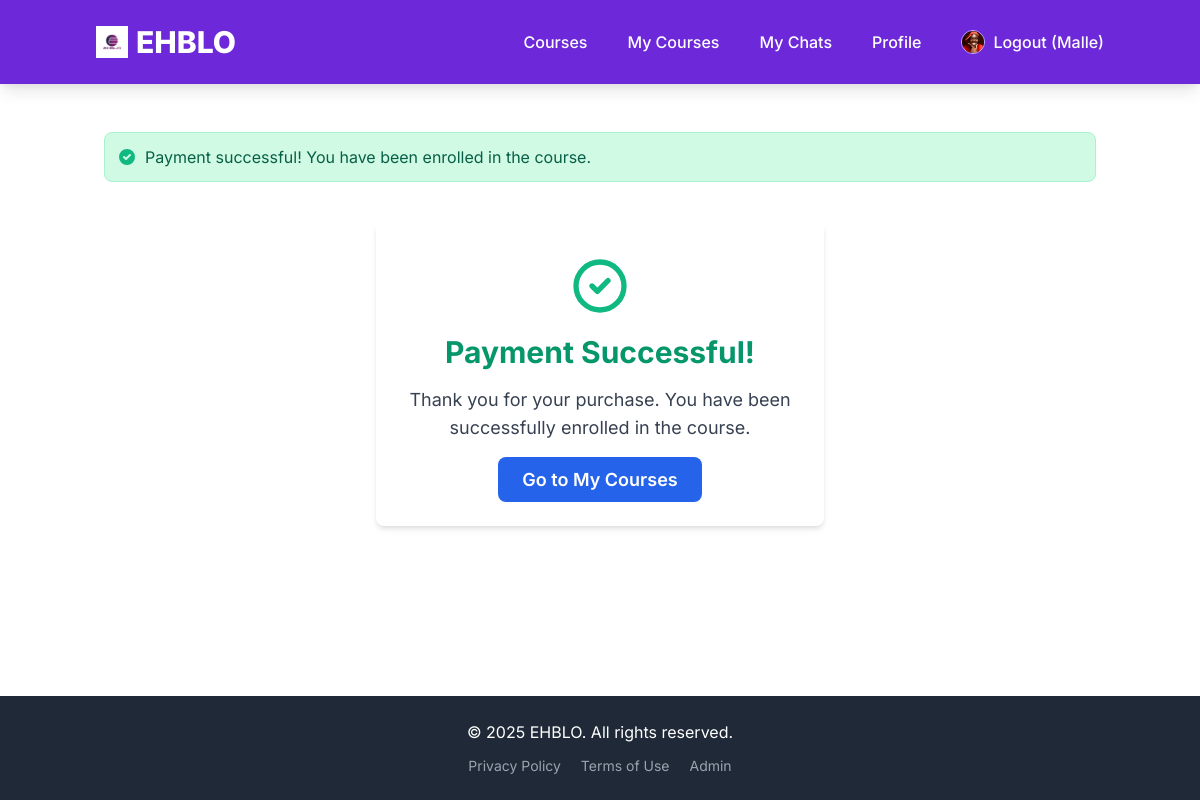
Screenshot of /payments/success/ (signed in) with the database file from the repository.
### users/models.py (models this page shows, shortened)
class CustomUser(AbstractUser):
    USER_TYPE_CHOICES = (
        ("student", "Student"),
        ("instructor", "Instructor"),
    )
    user_type = models.CharField(max_length=20, choices=USER_TYPE_CHOICES, default="student")
    bio = models.TextField(blank=True, null=True)
    profile_picture = models.ImageField(upload_to='profile_pics/', blank=True, null=True)
    phone_number = models.CharField(max_length=20, blank=True, null=True)
    country = models.CharField(max_length=100, blank=True, null=True)
    class Meta:
        verbose_name = "User"
        verbose_name_plural = "Users"

### payments/views.py (the view)
# urls.py: path('success/', views.payment_success_view, name='payment_success'),
@login_required
def payment_success_view(request):
    messages.success(request, "Payment successful! You have been enrolled in the course.")
    return render(request, 'payments/success.html')

### payments/templates/payments/success.html (shortened to what this page needs)
{% extends "base.html" %}
{% load static %}
{% block content %}
<div class="max-w-md mx-auto bg-white p-8 rounded-lg shadow-md mt-10 text-center">
    <svg class="mx-auto h-16 w-16 text-green-500" fill="none" stroke="currentColor" viewBox="0 0 24 24" xmlns="http://www.w3.org/2000/svg"><path stroke-linecap="round" stroke-linejoin="round" stroke-width="2" d="M9 12l2 2 4-4m6 2a9 9 0 11-18 0 9 9 0 0118 0z"></path></svg>
    <h2 class="text-3xl font-bold text-green-600 mt-4 mb-4">Payment Successful!</h2>
    <p class="text-lg text-gray-700 mb-6">Thank you for your purchase. You have been successfully enrolled in the course.</p>
    <a href="{% url 'my_courses' %}" class="bg-blue-600 text-white px-6 py-3 rounded-lg text-lg font-semibold hover:bg-blue-700 transition duration-300">
        Go to My Courses
    </a>
</div>
{% endblock %}

### templates/base.html (shortened to what this page needs)
<!DOCTYPE html>
<html lang="en">
<head>
    {% load static %}
    <link href="https://cdn.jsdelivr.net/npm/tailwindcss@2.2.19/dist/tailwind.min.css" rel="stylesheet">
</head>
<body class="flex flex-col min-h-screen">
    <nav class="bg-purple-700 p-4 shadow-lg">
        <div class="container mx-auto flex flex-wrap justify-between items-center">
            <a href="{% url 'home' %}" class="text-white text-3xl font-extrabold rounded-lg p-2 hover:bg-purple-800 transition duration-300 flex items-center space-x-2">
                <img src="{% static 'images/logo.png' %}" alt="EHBLO Logo" class="h-8 w-8 object-contain">
                <span>EHBLO</span>
            </a>
            <div id="nav-menu" class="hidden lg:flex flex-grow lg:flex-grow-0 lg:items-center w-full lg:w-auto mt-4 lg:mt-0">
                <div class="flex flex-col lg:flex-row lg:space-x-6 space-y-3 lg:space-y-0 lg:ml-auto">
                    <a href="{% url 'course_list' %}" class="text-white hover:text-purple-200 p-2 rounded-lg hover:bg-purple-800 transition duration-300 font-medium">Courses</a>
                    {% if user.is_authenticated %}
                        <a href="{% url 'my_courses' %}" class="text-white hover:text-purple-200 p-2 rounded-lg hover:bg-purple-800 transition duration-300 font-medium">My Courses</a>
                        <a href="{% url 'my_chats' %}" class="text-white hover:text-purple-200 p-2 rounded-lg hover:bg-purple-800 transition duration-300 font-medium">My Chats</a>
                        <a href="{% url 'profile' %}" class="text-white hover:text-purple-200 p-2 rounded-lg hover:bg-purple-800 transition duration-300 font-medium">Profile</a>
                        <form action="{% url 'logout' %}" method="post" class="inline-block">
                            <button type="submit" class="text-white hover:text-purple-200 p-2 rounded-lg hover:bg-purple-800 transition duration-300 font-medium cursor-pointer flex items-center space-x-2">
                                {% if user.profile_picture %}
                                    <img src="{{ user.profile_picture.url }}" alt="Profile" class="w-6 h-6 rounded-full object-cover border border-purple-300">
                                {% else %}
                                    <img src="{% static 'images/default_profile_pic.png' %}" alt="Default Profile" class="w-6 h-6 rounded-full object-cover border border-gray-300">
                                {% endif %}
                                <span>Logout ({{ user.username }})</span>
                            </button>
                        </form>
                    {% else %}
                        <a href="{% url 'login' %}" class="text-white hover:text-purple-200 p-2 rounded-lg hover:bg-purple-800 transition duration-300 font-medium">Login</a>
                        <a href="{% url 'signup' %}" class="text-white bg-purple-600 px-4 py-2 rounded-lg hover:bg-purple-500 transition duration-300 font-medium">Sign Up</a>
                    {% endif %}
                </div>
            </div>
        </div>
    </nav>
    <main class="container mx-auto mt-8 p-4 flex-grow">
        {% if messages %}
            <ul class="mb-6 space-y-3">
                {% for message in messages %}
                    <li class="p-3 rounded-lg flex items-center
                        {% if message.tags == 'success' %} bg-green-100 text-green-800 border border-green-200
                        {% elif message.tags == 'warning' %} bg-yellow-100 text-yellow-800 border border-yellow-200
                        {% elif message.tags == 'error' %} bg-red-100 text-red-800 border border-red-200
                        {% else %} bg-purple-100 text-purple-800 border border-purple-200
                        {% endif %}">
                        <svg class="w-5 h-5 mr-2
                            {% if message.tags == 'success' %} text-green-500
                            {% elif message.tags == 'warning' %} text-yellow-500
                            {% elif message.tags == 'error' %} text-red-500
                            {% else %} text-purple-500
                            {% endif %}"
                            fill="currentColor" viewBox="0 0 20 20" xmlns="http://www.w3.org/2000/svg">
                            {% if message.tags == 'success' %}
                                <path fill-rule="evenodd" d="M10 18a8 8 0 100-16 8 8 0 000 16zm3.707-9.293a1 1 0 00-1.414-1.414L9 10.586 7.707 9.293a1 1 0 00-1.414 1.414l2 2a1 1 0 001.414 0l4-4z" clip-rule="evenodd"></path>
                            {% elif message.tags == 'warning' %}
                                <path fill-rule="evenodd" d="M8.257 3.513A6.002 6.002 0 0110 4a6 6 0 016 6c0 1.258-.387 2.434-1.05 3.421C14.28 14.735 12.38 15.65 10 15.65c-2.38 0-4.28-.915-4.95-2.229C5.387 12.434 5 11.258 5 10a6.002 6.002 0 011.743-4.487zM10 12a1 1 0 100-2 1 1 0 000 2zm0-4a1 1 0 000-2 1 1 0 000 2z" clip-rule="evenodd"></path>
                            {% elif message.tags == 'error' %}
                                <path fill-rule="evenodd" d="M18 10a8 8 0 11-16 0 8 8 0 0116 0zm-7 4a1 1 0 11-2 0 1 1 0 012 0zm-1-9a1 1 0 00-1 1v4a1 1 0 102 0V6a1 1 0 00-1-1z" clip-rule="evenodd"></path>
                            {% else %}
                                <path fill-rule="evenodd" d="M10 18a8 8 0 100-16 8 8 0 000 16zm.707-10.293a1 1 0 00-1.414-1.414L8.586 9l-1.293-1.293a1 1 0 00-1.414 1.414L7.586 10l-1.293 1.293a1 1 0 001.414 1.414L8.586 11l1.293-1.293a1 1 0 001.414-1.414L10.414 10l1.293-1.293z" clip-rule="evenodd"></path>
                            {% endif %}
                        </svg>
                        {{ message }}
                    </li>
                {% endfor %}
            </ul>
        {% endif %}
        {% block content %}
        {% endblock %}
    </main>
    <footer class="bg-gray-800 text-white p-6 mt-auto">
        <div class="container mx-auto text-center">
            <p>&copy; {% now "Y" %} EHBLO. All rights reserved.</p>
            <div class="mt-3 space-x-4 text-sm">
                <a href="#" class="text-gray-400 hover:text-white transition duration-300">Privacy Policy</a>
                <a href="#" class="text-gray-400 hover:text-white transition duration-300">Terms of Use</a>
                <a href="{% url 'admin:index' %}" class="text-gray-400 hover:text-white transition duration-300">Admin</a>
            </div>
        </div>
    </footer>
</body>
</html>

### templates/base.html (style rules this page uses)
body { font-family: 'Inter', sans-serif; @apply bg-gray-50; }

### rows the page displays
CustomUser: profile_picture (picture), username "Malle"

### other values shown
{{ message }} "Payment successful! You have been enrolled in the course."
